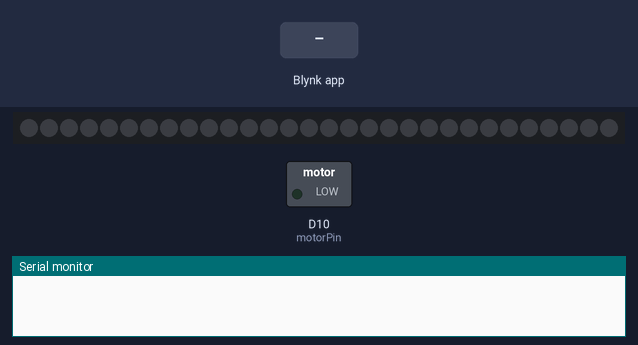
Bench run of a sketch on a simulated Arduino MKR. On the bench: 30 RGB LEDs in strip order, left to right, switched loads named in the sketch (green lamp = pin HIGH), the last lines printed to the serial monitor. Inputs (shaded band) come from the test bench. Dim RGB values are drawn brighter than linear; WiFi joins after 1.5 s; servers stay silent unless stated.

Above: at 3.0 s.
3.1 s: Blynk app writes 1 to V1
At 3.8 s:
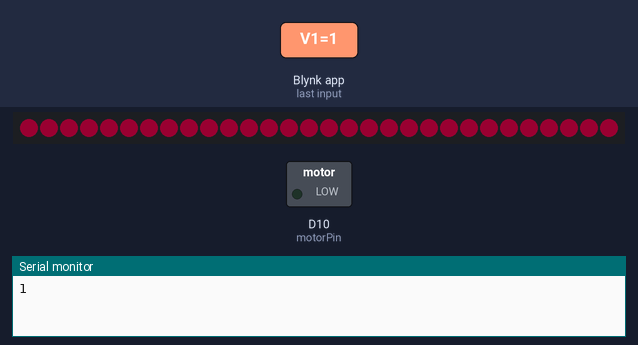
4.6 s: Blynk app writes 1 to V6
At 4.9 s:
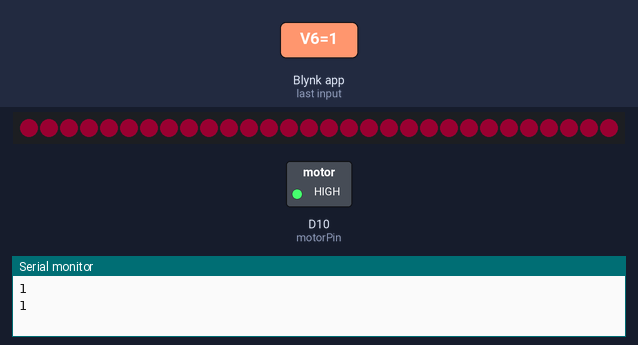
6.1 s: Blynk app writes 0 to V6
At 7.2 s:
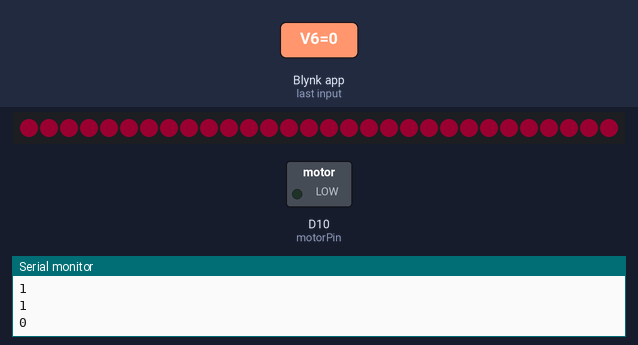
Timing chart, 0 to 9.1 s (numbered marks = the images above; inputs shaded):
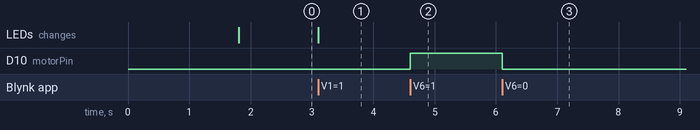

Measured:
- after the input at 3.1 s, the LEDs: change at once (image 1)
- after the input at 4.6 s, D10 (motorPin): LOW → HIGH at once
- after the input at 6.1 s, D10 (motorPin): HIGH → LOW at once

The sketch:

Greenhouse_Uno.ino
```cpp
#include <SPI.h>
#include <WiFiNINA.h>
#include <BlynkSimpleWiFiNINA.h>
#include <Adafruit_NeoPixel.h>
#define LED_PIN 9
#define LED_COUNT 30
#define motorPin 10

char auth[] = "3M7_KAqE_eksQxq4uSuATTpknVCsjrdy";
char ssid[] = "NETGEAR10";
char pass[] = "basicearth863";
Adafruit_NeoPixel strip(LED_COUNT, LED_PIN, NEO_GRB + NEO_KHZ800);
uint32_t gLight1 = strip.Color(51, 0, 17);
uint32_t gLight2 = strip.Color(102, 0, 34);
uint32_t gLight3 = strip.Color(153, 0, 51);
uint32_t gLight4 = strip.Color(204, 0, 68);
uint32_t gLight5 = strip.Color(255, 0, 85);
int pinData;
int pinData2;
BlynkTimer timer;
void (* resetFunc) (void) = 0;
BLYNK_WRITE(V1){
  pinData = param.asInt(); // pinData variable will store value that came via Bridge
  Serial.println(pinData);
  if (pinData == 1) {
     strip.fill(gLight1, 0, 30);
     strip.show();
  }

  else if (pinData == 2) {
     strip.fill(gLight2, 0, 30);
     strip.show();

  }

  else if (pinData == 3) {
     strip.fill(gLight3, 0, 30);
     strip.show();

  }
  else if (pinData == 4) {
     strip.fill(gLight4, 0, 30);
     strip.show();

  }
  else if (pinData == 5) {
     strip.fill(gLight5, 0, 30);
     strip.show();

  }
  else if (pinData == 6) {
    strip.clear();
    strip.show();
  }
}
BLYNK_WRITE(V6){
  pinData2 = param.asInt();
  if (pinData2 == 1) {
    digitalWrite(motorPin, HIGH);
  }
  else if (pinData2 == 0) {
    digitalWrite(motorPin, LOW);
  }
  Serial.println(pinData2);
}


void setup() {
  Serial.begin(9600);
  pinMode(motorPin, OUTPUT);
  Blynk.begin(auth, ssid, pass);
  strip.setBrightness(127.5);
  strip.begin();
  strip.show();
  timer.setInterval(5000L, resetFunc);

}

void loop() {
  // put your main code here, to run repeatedly:
  Blynk.run();
  timer.run();
  Blynk.syncVirtual(V1, V6);
}
```
